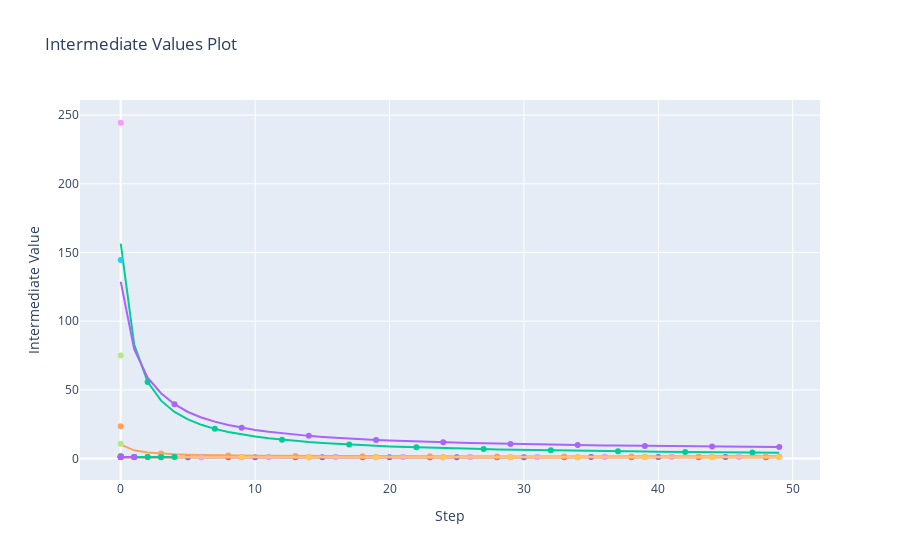

The code cell stored with this chart in its notebook:
### Code cell
# create graph directory for this model
graph_path = pathlib.Path(
    f"../../figures/{mlp_params.MODEL_TYPE}/{mlp_params.MODEL_NAME}/{mlp_params.CELL_TYPE}/hyperparameter_optimization"
).resolve(strict=True)

pathlib.Path(graph_path).mkdir(parents=True, exist_ok=True)
fig = optuna.visualization.plot_intermediate_values(study)

graph_path = f"{graph_path}/plot_intermediate_values_graph"

fig.write_image(pathlib.Path(f"{graph_path}.png"))
fig.show()

### Figure 1 — Plotly figure (JSON) as saved in the notebook; plotly's stock layout.template omitted (floating-point values rounded to 4 significant figures)
{"data": [{"marker": {"maxdisplayed": 10}, "mode": "lines+markers", "name": "Trial0", "type": "scatter", "x": [0, 1, 2, 3, 4, 5, 6, 7, 8, 9, 10, 11, 12, 13, 14, 15, 16, 17, 18, 19, 20, 21, 22, 23, 24, 25, 26, 27, 28, 29, 30, 31, 32, 33, 34, 35, 36, 37, 38, 39, 40, 41, 42, 43, 44, 45, 46, 47, 48, 49], "y": [1.029, 1.001, 0.9854, 0.9747, 0.9659, 0.9589, 0.9539, 0.95, 0.9468, 0.9443, 0.9426, 0.9417, 0.9418, 0.9434, 0.9457, 0.9482, 0.9499, 0.9514, 0.9526, 0.9537, 0.9548, 0.956, 0.9575, 0.9597, 0.9632, 0.9681, 0.9744, 0.9813, 0.9886, 0.9964, 1.005, 1.015, 1.024, 1.033, 1.042, 1.051, 1.062, 1.073, 1.086, 1.101, 1.119, 1.137, 1.155, 1.172, 1.19, 1.206, 1.221, 1.236, 1.25, 1.264]}, {"marker": {"maxdisplayed": 10}, "mode": "lines+markers", "name": "Trial1", "type": "scatter", "x": [0, 1, 2, 3, 4, 5, 6, 7, 8, 9, 10, 11, 12, 13, 14, 15, 16, 17, 18, 19, 20, 21, 22, 23, 24, 25, 26, 27, 28, 29, 30, 31, 32, 33, 34, 35, 36, 37, 38, 39, 40, 41, 42, 43, 44, 45, 46, 47, 48, 49], "y": [0.997, 1.031, 1.012, 0.9997, 0.9936, 0.9887, 0.9843, 0.9806, 0.9776, 0.9754, 0.9737, 0.9723, 0.9709, 0.9695, 0.9682, 0.9671, 0.9662, 0.9654, 0.9647, 0.964, 0.9633, 0.9626, 0.962, 0.9614, 0.961, 0.9606, 0.9603, 0.9601, 0.96, 0.96, 0.9598, 0.9595, 0.9592, 0.9589, 0.9586, 0.9582, 0.9579, 0.958, 0.9585, 0.9592, 0.9595, 0.9596, 0.9595, 0.9594, 0.9594, 0.9594, 0.9595, 0.9598, 0.9601, 0.9605]}, {"marker": {"maxdisplayed": 10}, "mode": "lines+markers", "name": "Trial2", "type": "scatter", "x": [0, 1, 2, 3, 4, 5, 6, 7, 8, 9, 10, 11, 12, 13, 14, 15, 16, 17, 18, 19, 20, 21, 22, 23, 24, 25, 26, 27, 28, 29, 30, 31, 32, 33, 34, 35, 36, 37, 38, 39, 40, 41, 42, 43, 44, 45, 46, 47, 48, 49], "y": [156.4, 82.95, 55.79, 42.13, 33.93, 28.46, 24.54, 21.6, 19.31, 17.48, 15.99, 14.74, 13.68, 12.77, 11.99, 11.3, 10.69, 10.15, 9.668, 9.234, 8.841, 8.483, 8.156, 7.857, 7.582, 7.327, 7.092, 6.873, 6.67, 6.48, 6.302, 6.136, 5.979, 5.832, 5.693, 5.562, 5.438, 5.32, 5.209, 5.103, 5.002, 4.906, 4.815, 4.728, 4.644, 4.564, 4.488, 4.415, 4.345, 4.277]}, {"marker": {"maxdisplayed": 10}, "mode": "lines+markers", "name": "Trial3", "type": "scatter", "x": [0, 1, 2, 3, 4, 5, 6, 7, 8, 9, 10, 11, 12, 13, 14, 15, 16, 17, 18, 19, 20, 21, 22, 23, 24, 25, 26, 27, 28, 29, 30, 31, 32, 33, 34, 35, 36, 37, 38, 39, 40, 41, 42, 43, 44, 45, 46, 47, 48, 49], "y": [128.7, 79.53, 58.92, 47.56, 39.56, 33.89, 29.92, 26.84, 24.44, 22.45, 20.82, 19.46, 18.33, 17.34, 16.5, 15.75, 15.1, 14.51, 14.01, 13.54, 13.12, 12.75, 12.4, 12.09, 11.79, 11.52, 11.28, 11.04, 10.83, 10.63, 10.44, 10.27, 10.1, 9.945, 9.799, 9.66, 9.532, 9.412, 9.297, 9.187, 9.085, 8.986, 8.892, 8.805, 8.725, 8.647, 8.572, 8.504, 8.439, 8.376]}, {"marker": {"maxdisplayed": 10}, "mode": "lines+markers", "name": "Trial4", "type": "scatter", "x": [0, 1, 2, 3, 4, 5, 6, 7, 8, 9, 10, 11, 12, 13, 14, 15, 16, 17, 18, 19, 20, 21, 22, 23, 24, 25, 26, 27, 28, 29, 30, 31, 32, 33, 34, 35, 36, 37, 38, 39, 40, 41, 42, 43, 44, 45, 46, 47, 48, 49], "y": [10.17, 6.002, 4.446, 3.651, 3.164, 2.84, 2.607, 2.43, 2.298, 2.189, 2.1, 2.027, 1.966, 1.914, 1.868, 1.827, 1.791, 1.759, 1.73, 1.704, 1.681, 1.66, 1.641, 1.624, 1.608, 1.594, 1.58, 1.567, 1.557, 1.546, 1.537, 1.528, 1.52, 1.513, 1.506, 1.5, 1.493, 1.488, 1.483, 1.478, 1.473, 1.469, 1.466, 1.462, 1.459, 1.456, 1.454, 1.451, 1.45, 1.448]}, {"marker": {"maxdisplayed": 10}, "mode": "lines+markers", "name": "Trial5", "type": "scatter", "x": [0, 1, 2, 3, 4, 5, 6, 7, 8, 9, 10, 11, 12, 13, 14, 15, 16, 17, 18, 19, 20, 21, 22, 23, 24, 25, 26, 27, 28, 29, 30, 31, 32, 33, 34, 35, 36, 37, 38, 39, 40, 41, 42, 43, 44, 45, 46, 47, 48, 49], "y": [1.12, 1.081, 1.054, 1.041, 1.032, 1.025, 1.021, 1.018, 1.017, 1.017, 1.02, 1.023, 1.029, 1.035, 1.042, 1.048, 1.055, 1.06, 1.065, 1.071, 1.076, 1.083, 1.089, 1.096, 1.103, 1.11, 1.118, 1.126, 1.134, 1.143, 1.152, 1.161, 1.172, 1.182, 1.193, 1.205, 1.217, 1.229, 1.241, 1.254, 1.267, 1.279, 1.291, 1.303, 1.315, 1.326, 1.339, 1.352, 1.367, 1.383]}, {"marker": {"maxdisplayed": 10}, "mode": "lines+markers", "name": "Trial6", "type": "scatter", "x": [0, 1, 2, 3, 4, 5, 6, 7, 8, 9, 10, 11, 12, 13, 14, 15, 16, 17, 18, 19, 20, 21, 22, 23, 24, 25, 26, 27, 28, 29, 30, 31, 32, 33, 34, 35, 36, 37, 38, 39, 40, 41, 42, 43, 44, 45, 46, 47, 48, 49], "y": [1.123, 1.104, 1.08, 1.057, 1.039, 1.027, 1.017, 1.008, 1.001, 0.9957, 0.9911, 0.9867, 0.9826, 0.9798, 0.9772, 0.9753, 0.9738, 0.9738, 0.9734, 0.9731, 0.9735, 0.9759, 0.9764, 0.9775, 0.9787, 0.9818, 0.9837, 0.9874, 0.9912, 0.9952, 0.9997, 1.005, 1.009, 1.015, 1.02, 1.026, 1.032, 1.039, 1.045, 1.051, 1.057, 1.062, 1.069, 1.075, 1.083, 1.09, 1.098, 1.105, 1.112, 1.12]}, {"marker": {"maxdisplayed": 10}, "mode": "lines+markers", "name": "Trial7", "type": "scatter", "x": [0], "y": [10.71]}, {"marker": {"maxdisplayed": 10}, "mode": "lines+markers", "name": "Trial8", "type": "scatter", "x": [0], "y": [244.4]}, {"marker": {"maxdisplayed": 10}, "mode": "lines+markers", "name": "Trial9", "type": "scatter", "x": [0, 1, 2], "y": [1.103, 1.097, 1.091]}, {"marker": {"maxdisplayed": 10}, "mode": "lines+markers", "name": "Trial10", "type": "scatter", "x": [0], "y": [1.64]}, {"marker": {"maxdisplayed": 10}, "mode": "lines+markers", "name": "Trial11", "type": "scatter", "x": [0], "y": [1.215]}, {"marker": {"maxdisplayed": 10}, "mode": "lines+markers", "name": "Trial12", "type": "scatter", "x": [0], "y": [1.215]}, {"marker": {"maxdisplayed": 10}, "mode": "lines+markers", "name": "Trial13", "type": "scatter", "x": [0], "y": [1.147]}, {"marker": {"maxdisplayed": 10}, "mode": "lines+markers", "name": "Trial14", "type": "scatter", "x": [0, 1, 2], "y": [1.086, 1.086, 1.086]}, {"marker": {"maxdisplayed": 10}, "mode": "lines+markers", "name": "Trial15", "type": "scatter", "x": [0], "y": [144.4]}, {"marker": {"maxdisplayed": 10}, "mode": "lines+markers", "name": "Trial16", "type": "scatter", "x": [0], "y": [1.697]}, {"marker": {"maxdisplayed": 10}, "mode": "lines+markers", "name": "Trial17", "type": "scatter", "x": [0], "y": [75.06]}, {"marker": {"maxdisplayed": 10}, "mode": "lines+markers", "name": "Trial18", "type": "scatter", "x": [0, 1, 2, 3, 4, 5, 6, 7, 8, 9, 10, 11, 12, 13, 14, 15, 16, 17, 18, 19, 20, 21, 22, 23, 24, 25, 26, 27, 28, 29, 30, 31, 32, 33, 34, 35, 36, 37, 38, 39, 40, 41, 42, 43, 44, 45, 46, 47, 48, 49], "y": [1.036, 1.002, 0.9847, 0.9754, 0.9703, 0.9669, 0.9644, 0.9628, 0.963, 0.9649, 0.9684, 0.9729, 0.9773, 0.9811, 0.9852, 0.99, 0.9961, 1.004, 1.014, 1.027, 1.039, 1.05, 1.061, 1.072, 1.085, 1.099, 1.113, 1.126, 1.139, 1.15, 1.162, 1.172, 1.182, 1.192, 1.203, 1.216, 1.23, 1.246, 1.263, 1.283, 1.302, 1.32, 1.337, 1.353, 1.369, 1.383, 1.397, 1.409, 1.42, 1.432]}, {"marker": {"maxdisplayed": 10}, "mode": "lines+markers", "name": "Trial19", "type": "scatter", "x": [0, 1, 2, 3, 4, 5, 6, 7, 8, 9, 10, 11, 12, 13, 14, 15, 16, 17, 18, 19, 20, 21, 22, 23, 24, 25, 26, 27, 28, 29, 30, 31, 32, 33, 34, 35, 36, 37, 38, 39, 40, 41, 42, 43, 44, 45, 46, 47, 48, 49], "y": [1.019, 1.017, 1.015, 1.014, 1.012, 1.01, 1.009, 1.008, 1.006, 1.005, 1.004, 1.002, 1.001, 1.0, 0.999, 0.9979, 0.9969, 0.9959, 0.9949, 0.9939, 0.993, 0.992, 0.9911, 0.9902, 0.9894, 0.9885, 0.9876, 0.9868, 0.9859, 0.985, 0.9842, 0.9833, 0.9825, 0.9816, 0.9808, 0.9799, 0.9791, 0.9782, 0.9774, 0.9765, 0.9757, 0.9748, 0.9739, 0.9731, 0.9722, 0.9714, 0.9705, 0.9696, 0.9688, 0.968]}, {"marker": {"maxdisplayed": 10}, "mode": "lines+markers", "name": "Trial20", "type": "scatter", "x": [0, 1], "y": [1.119, 1.113]}, {"marker": {"maxdisplayed": 10}, "mode": "lines+markers", "name": "Trial21", "type": "scatter", "x": [0], "y": [1.193]}, {"marker": {"maxdisplayed": 10}, "mode": "lines+markers", "name": "Trial22", "type": "scatter", "x": [0, 1, 2, 3, 4], "y": [1.053, 1.049, 1.044, 1.04, 1.036]}, {"marker": {"maxdisplayed": 10}, "mode": "lines+markers", "name": "Trial23", "type": "scatter", "x": [0, 1], "y": [1.117, 1.109]}, {"marker": {"maxdisplayed": 10}, "mode": "lines+markers", "name": "Trial24", "type": "scatter", "x": [0], "y": [23.49]}], "layout": {"showlegend": false, "title": {"text": "Intermediate Values Plot"}, "xaxis": {"title": {"text": "Step"}}, "yaxis": {"title": {"text": "Intermediate Value"}}}}
